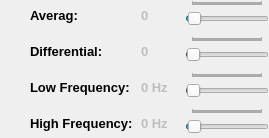
     <widget class="QFrame" name="frame_Param">
      <property name="sizePolicy">
       <sizepolicy hsizetype="Preferred" vsizetype="Preferred">
        <horstretch>12</horstretch>
        <verstretch>0</verstretch>
       </sizepolicy>
      </property>
      <property name="frameShape">
       <enum>QFrame::NoFrame</enum>
      </property>
      <property name="frameShadow">
       <enum>QFrame::Raised</enum>
      </property>
      <layout class="QGridLayout" name="gridLayout">
       <property name="leftMargin">
        <number>0</number>
       </property>
       <property name="topMargin">
        <number>0</number>
       </property>
       <property name="rightMargin">
        <number>0</number>
       </property>
       <property name="bottomMargin">
        <number>0</number>
       </property>
       <property name="spacing">
        <number>6</number>
       </property>
       <item row="7" column="2">
        <widget class="QSpinBox" name="spinBox_Differential">
         <property name="enabled">
          <bool>false</bool>
         </property>
         <property name="sizePolicy">
          <sizepolicy hsizetype="Fixed" vsizetype="Fixed">
           <horstretch>0</horstretch>
           <verstretch>0</verstretch>
          </sizepolicy>
         </property>
         <property name="font">
          <font>
           <pointsize>10</pointsize>
           <weight>75</weight>
           <bold>true</bold>
          </font>
         </property>
         <property name="frame">
          <bool>false</bool>
         </property>
         <property name="buttonSymbols">
          <enum>QAbstractSpinBox::NoButtons</enum>
         </property>
        </widget>
       </item>
       <item row="10" column="2">
        <widget class="QSpinBox" name="spinBox_LF">
         <property name="enabled">
          <bool>false</bool>
         </property>
         <property name="sizePolicy">
          <sizepolicy hsizetype="Fixed" vsizetype="Fixed">
           <horstretch>0</horstretch>
           <verstretch>0</verstretch>
          </sizepolicy>
         </property>
         <property name="font">
          <font>
           <pointsize>10</pointsize>
           <weight>75</weight>
           <bold>true</bold>
          </font>
         </property>
         <property name="frame">
          <bool>false</bool>
         </property>
         <property name="buttonSymbols">
          <enum>QAbstractSpinBox::NoButtons</enum>
         </property>
         <property name="suffix">
          <string> Hz</string>
         </property>
        </widget>
       </item>
       <item row="12" column="2">
        <widget class="QSpinBox" name="spinBox_HF">
         <property name="enabled">
          <bool>false</bool>
         </property>
         <property name="sizePolicy">
          <sizepolicy hsizetype="Fixed" vsizetype="Fixed">
           <horstretch>0</horstretch>
           <verstretch>0</verstretch>
          </sizepolicy>
         </property>
         <property name="font">
          <font>
           <pointsize>10</pointsize>
           <weight>75</weight>
           <bold>true</bold>
          </font>
         </property>
         <property name="frame">
          <bool>false</bool>
         </property>
         <property name="buttonSymbols">
          <enum>QAbstractSpinBox::NoButtons</enum>
         </property>
         <property name="suffix">
          <string> Hz</string>
         </property>
        </widget>
       </item>
       <item row="5" column="0">
        <widget class="QLabel" name="label_17">
         <property name="sizePolicy">
          <sizepolicy hsizetype="Fixed" vsizetype="Fixed">
           <horstretch>0</horstretch>
           <verstretch>0</verstretch>
          </sizepolicy>
         </property>
         <property name="minimumSize">
          <size>
           <width>24</width>
           <height>24</height>
          </size>
         </property>
         <property name="maximumSize">
          <size>
           <width>24</width>
           <height>24</height>
          </size>
         </property>
         <property name="text">
          <string/>
         </property>
         <property name="pixmap">
          <pixmap resource="images.qrc">:/images/images/avr.png</pixmap>
         </property>
         <property name="scaledContents">
          <bool>true</bool>
         </property>
        </widget>
       </item>
       <item row="7" column="3" colspan="5">
        <widget class="QSlider" name="horizontalSlider_Differential">
         <property name="sizePolicy">
          <sizepolicy hsizetype="Expanding" vsizetype="Fixed">
           <horstretch>0</horstretch>
           <verstretch>0</verstretch>
          </sizepolicy>
         </property>
         <property name="minimumSize">
          <size>
           <width>0</width>
           <height>30</height>
          </size>
         </property>
         <property name="maximumSize">
          <size>
           <width>16777215</width>
           <height>30</height>
          </size>
         </property>
         <property name="maximum">
          <number>1024</number>
         </property>
         <property name="pageStep">
          <number>1</number>
         </property>
         <property name="value">
          <number>20</number>
         </property>
         <property name="orientation">
          <enum>Qt::Horizontal</enum>
         </property>
         <property name="tickPosition">
          <enum>QSlider::TicksAbove</enum>
         </property>
        </widget>
       </item>
       <item row="12" column="1">
        <widget class="QLabel" name="label_HF">
         <property name="sizePolicy">
          <sizepolicy hsizetype="Preferred" vsizetype="Preferred">
           <horstretch>0</horstretch>
           <verstretch>0</verstretch>
          </sizepolicy>
         </property>
         <property name="font">
          <font>
           <pointsize>10</pointsize>
           <weight>75</weight>
           <bold>true</bold>
          </font>
         </property>
         <property name="text">
          <string>High Frequency:</string>
         </property>
        </widget>
       </item>
       <item row="7" column="0">
        <widget class="QLabel" name="label_16">
         <property name="sizePolicy">
          <sizepolicy hsizetype="Fixed" vsizetype="Fixed">
           <horstretch>0</horstretch>
           <verstretch>0</verstretch>
          </sizepolicy>
         </property>
         <property name="minimumSize">
          <size>
           <width>24</width>
           <height>24</height>
          </size>
         </property>
         <property name="maximumSize">
          <size>
           <width>24</width>
           <height>24</height>
          </size>
         </property>
         <property name="text">
          <string/>
         </property>
         <property name="pixmap">
          <pixmap resource="images.qrc">:/images/images/dif.png</pixmap>
         </property>
         <property name="scaledContents">
          <bool>true</bool>
         </property>
        </widget>
       </item>
       <item row="10" column="0">
        <widget class="QLabel" name="label_14">
         <property name="sizePolicy">
          <sizepolicy hsizetype="Fixed" vsizetype="Fixed">
           <horstretch>0</horstretch>
           <verstretch>0</verstretch>
          </sizepolicy>
         </property>
         <property name="minimumSize">
          <size>
           <width>24</width>
           <height>24</height>
          </size>
         </property>
         <property name="maximumSize">
          <size>
           <width>24</width>
           <height>24</height>
          </size>
         </property>
         <property name="text">
          <string/>
         </property>
         <property name="pixmap">
          <pixmap resource="images.qrc">:/images/images/hf.png</pixmap>
         </property>
         <property name="scaledContents">
          <bool>true</bool>
         </property>
        </widget>
       </item>
       <item row="12" column="3" colspan="5">
        <widget class="QSlider" name="horizontalSlider_HF">
         <property name="sizePolicy">
          <sizepolicy hsizetype="Expanding" vsizetype="Fixed">
           <horstretch>0</horstretch>
           <verstretch>0</verstretch>
          </sizepolicy>
         </property>
         <property name="minimumSize">
          <size>
           <width>0</width>
           <height>30</height>
          </size>
         </property>
         <property name="maximumSize">
          <size>
           <width>16777215</width>
           <height>30</height>
          </size>
         </property>
         <property name="maximum">
          <number>16000</number>
         </property>
         <property name="pageStep">
          <number>1</number>
         </property>
         <property name="value">
          <number>400</number>
         </property>
         <property name="orientation">
          <enum>Qt::Horizontal</enum>
         </property>
         <property name="tickPosition">
          <enum>QSlider::TicksAbove</enum>
         </property>
        </widget>
       </item>
       <item row="12" column="0">
        <widget class="QLabel" name="label_15">
         <property name="sizePolicy">
          <sizepolicy hsizetype="Fixed" vsizetype="Fixed">
           <horstretch>0</horstretch>
           <verstretch>0</verstretch>
          </sizepolicy>
         </property>
         <property name="minimumSize">
          <size>
           <width>24</width>
           <height>24</height>
          </size>
         </property>
         <property name="maximumSize">
          <size>
           <width>24</width>
           <height>24</height>
          </size>
         </property>
         <property name="text">
          <string/>
         </property>
         <property name="pixmap">
          <pixmap resource="images.qrc">:/images/images/lf.png</pixmap>
         </property>
         <property name="scaledContents">
          <bool>true</bool>
         </property>
        </widget>
       </item>
       <item row="7" column="1">
        <widget class="QLabel" name="label_Differential">
         <property name="sizePolicy">
          <sizepolicy hsizetype="Fixed" vsizetype="Preferred">
           <horstretch>0</horstretch>
           <verstretch>0</verstretch>
          </sizepolicy>
         </property>
         <property name="font">
          <font>
           <pointsize>10</pointsize>
           <weight>75</weight>
           <bold>true</bold>
          </font>
         </property>
         <property name="text">
          <string>Differential:</string>
         </property>
        </widget>
       </item>
       <item row="10" column="3" colspan="5">
        <widget class="QSlider" name="horizontalSlider_LF">
         <property name="sizePolicy">
          <sizepolicy hsizetype="Expanding" vsizetype="Fixed">
           <horstretch>0</horstretch>
           <verstretch>0</verstretch>
          </sizepolicy>
         </property>
         <property name="minimumSize">
          <size>
           <width>0</width>
           <height>30</height>
          </size>
         </property>
         <property name="maximumSize">
          <size>
           <width>16777215</width>
           <height>30</height>
          </size>
         </property>
         <property name="maximum">
          <number>16000</number>
         </property>
         <property name="pageStep">
          <number>1</number>
         </property>
         <property name="value">
          <number>200</number>
         </property>
         <property name="orientation">
          <enum>Qt::Horizontal</enum>
         </property>
         <property name="tickPosition">
          <enum>QSlider::TicksAbove</enum>
         </property>
        </widget>
       </item>
       <item row="5" column="1">
        <widget class="QLabel" name="label_Average">
         <property name="sizePolicy">
          <sizepolicy hsizetype="Preferred" vsizetype="Preferred">
           <horstretch>0</horstretch>
           <verstretch>0</verstretch>
          </sizepolicy>
         </property>
         <property name="font">
          <font>
           <pointsize>10</pointsize>
           <weight>75</weight>
           <bold>true</bold>
          </font>
         </property>
         <property name="text">
          <string>Averag:</string>
         </property>
        </widget>
       </item>
       <item row="5" column="3" colspan="5">
        <widget class="QSlider" name="horizontalSlider_Averag">
         <property name="sizePolicy">
          <sizepolicy hsizetype="Expanding" vsizetype="Fixed">
           <horstretch>0</horstretch>
           <verstretch>0</verstretch>
          </sizepolicy>
         </property>
         <property name="minimumSize">
          <size>
           <width>0</width>
           <height>30</height>
          </size>
         </property>
         <property name="maximumSize">
          <size>
           <width>16777215</width>
           <height>30</height>
          </size>
         </property>
         <property name="font">
          <font>
           <pointsize>14</pointsize>
          </font>
         </property>
         <property name="minimum">
          <number>1</number>
         </property>
         <property name="maximum">
          <number>1024</number>
         </property>
         <property name="pageStep">
          <number>1</number>
         </property>
         <property name="value">
          <number>32</number>
         </property>
         <property name="orientation">
          <enum>Qt::Horizontal</enum>
         </property>
         <property name="invertedAppearance">
          <bool>false</bool>
         </property>
         <property name="invertedControls">
          <bool>false</bool>
         </property>
         <property name="tickPosition">
          <enum>QSlider::TicksAbove</enum>
         </property>
        </widget>
       </item>
       <item row="10" column="1">
        <widget class="QLabel" name="label_LF">
         <property name="sizePolicy">
          <sizepolicy hsizetype="Preferred" vsizetype="Preferred">
           <horstretch>0</horstretch>
           <verstretch>0</verstretch>
          </sizepolicy>
         </property>
         <property name="font">
          <font>
           <pointsize>10</pointsize>
           <weight>75</weight>
           <bold>true</bold>
          </font>
         </property>
         <property name="text">
          <string>Low Frequency:</string>
         </property>
        </widget>
       </item>
       <item row="5" column="2">
        <widget class="QSpinBox" name="spinBox_Average">
         <property name="enabled">
          <bool>false</bool>
         </property>
         <property name="sizePolicy">
          <sizepolicy hsizetype="Fixed" vsizetype="Fixed">
           <horstretch>0</horstretch>
           <verstretch>0</verstretch>
          </sizepolicy>
         </property>
         <property name="font">
          <font>
           <pointsize>10</pointsize>
           <weight>75</weight>
           <bold>true</bold>
          </font>
         </property>
         <property name="frame">
          <bool>false</bool>
         </property>
         <property name="alignment">
          <set>Qt::AlignLeading|Qt::AlignLeft|Qt::AlignVCenter</set>
         </property>
         <property name="buttonSymbols">
          <enum>QAbstractSpinBox::NoButtons</enum>
         </property>
        </widget>
       </item>
      </layout>
     </widget>
